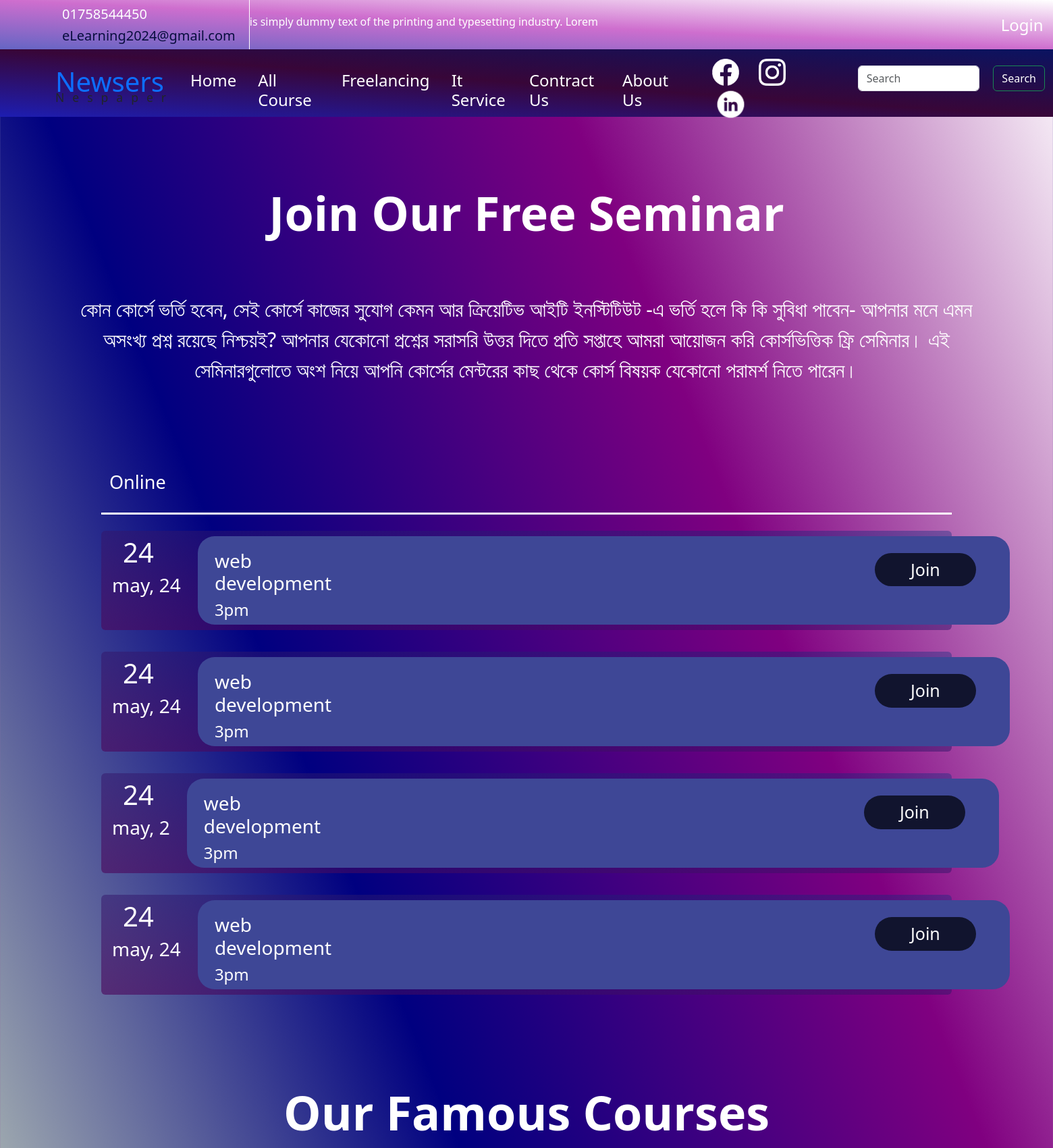
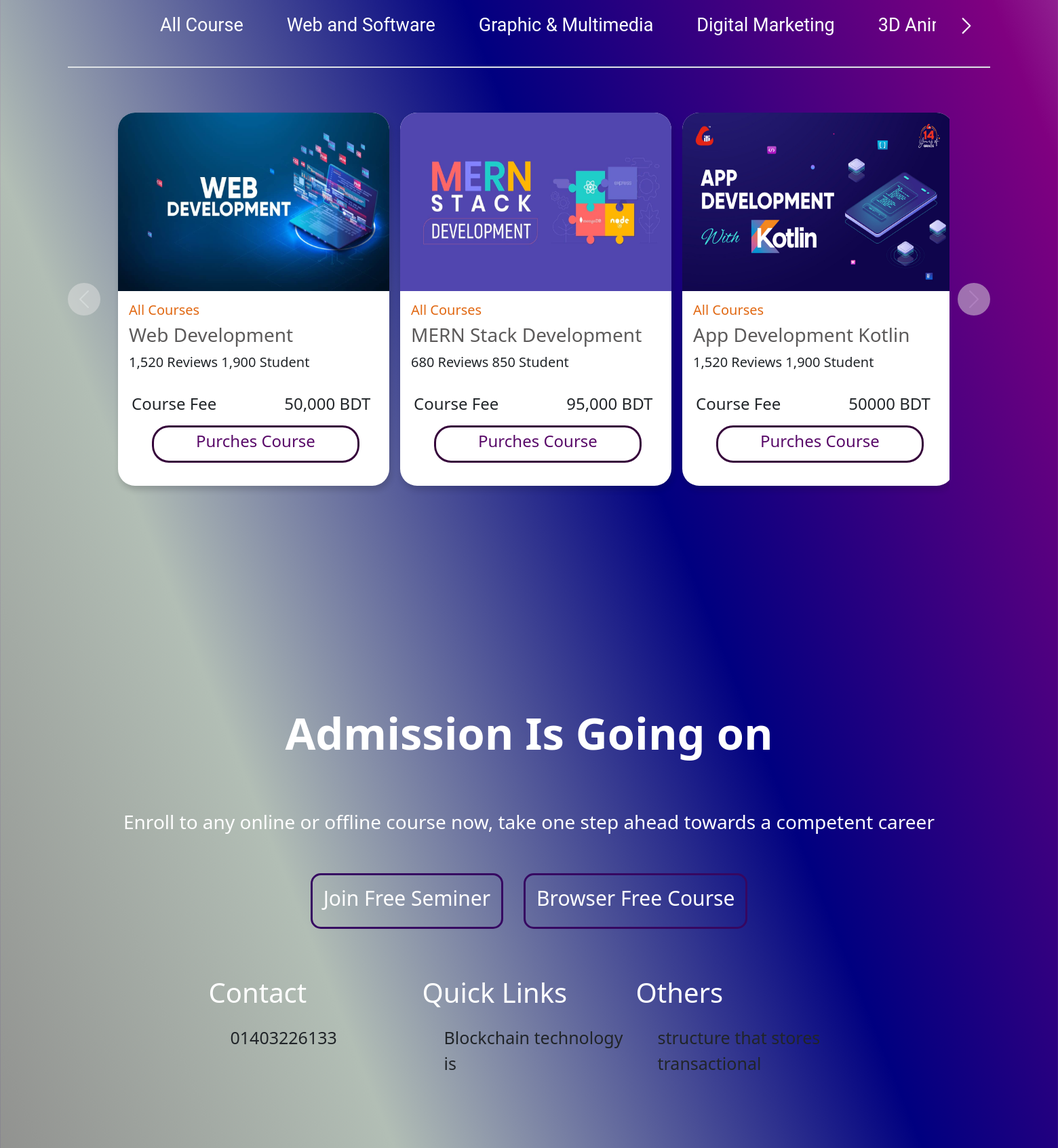
Screenshot of /Homepage/seminer_page/ (upper part) with the database file from the repository (2 pictures, top to bottom).
### HomePage/models.py (models this page shows, shortened)
class Navbar_text(models.Model):
    Text = models.TextField(blank=True, null= True)
    class Meta:
         verbose_name = 'Latest Navbar News Text'
         verbose_name_plural = 'Latest Navbar News Text'

class Seminer_Image_Text(models.Model):
    Seminer_image =models.ImageField(upload_to='HomePage/media/', blank=True, null=True, default= ' ')
    seminer_text  = models.TextField(blank=True, null=True, default=' ')
    class Meta:
         verbose_name = 'Set Home Page Seminer Image'
         verbose_name_plural = 'Set Home Page Seminer Image'

class Seminer_Time(models.Model):
    day = models.CharField( max_length=10, blank=True, null=True, default= ' ')
    month_Year = models.CharField(max_length=20, blank=True,null=True, default=' ')
    seminer_subject = models.CharField(max_length=150, blank=True, null=True, default=' ')
    seminer_time =models.CharField(max_length=100, blank=True, null=True, default=' ')
    class Meta:
         verbose_name = 'Set Online Seminer Time'
         verbose_name_plural = 'Set Online Seminer Time'

class Footer_other_detail_header(models.Model):
    Header_Name =models.CharField(max_length=100, blank=True, null=True)
    class Meta:
         verbose_name = 'Footer Other Detail Title'
         verbose_name_plural = 'Footer Other Detail Title'

class Header_li(models.Model):
    HeaderChoice=models.ForeignKey(Footer_other_detail_header, on_delete=models.CASCADE)
    List_Data = models.CharField(max_length=300, blank=True, null= True)
    class Meta:
         verbose_name = 'Footer Other Detail Title Data'
         verbose_name_plural = 'Footer Other Detail Title Data'

### Deshboard/models.py (models this page shows, shortened)
class All_Category_model(models.Model):
    Category_Name = models.CharField(max_length=150, blank=True, null=True, default=' ')
    slug = models.SlugField( max_length=150, unique= True, blank=True, null=True, default=' ')
    Category_Image = models.ImageField(upload_to='Deshboard/media/', blank=True, null=True, default=' ')
    class Meta:
         verbose_name = '4.1 All Category Name and Image'
         verbose_name_plural = '4.1 All Category Name and Image'

class All_Category_Card_Data(models.Model):
    Category_Name = models.ForeignKey(All_Category_model, on_delete=models.CASCADE, blank=True, null=True, default=' ', related_name='category_name')
    Image = models.ImageField(upload_to='Deshboard/media/', blank=True, null=True, default=' ')
    Course_name = models.CharField(max_length=100, blank=True, null=True, default=' ')
    student_review = models.CharField(max_length=200, blank=True, null=True, default=' ')
    Course_fees = models.CharField(max_length=100, blank=True, null=True, default=' ')
    class Meta:
         verbose_name = '4.2 All Category Card Data'
         verbose_name_plural = '4.2 All Category Card Data'

### HomePage/views.py (the view)
# urls.py: path('seminer_page/',views.Seminer_Page_views, name='seminer_page'),
def Seminer_Page_views(request, category_slug = None):
    seminer = Seminer_Time.objects.all()
    seminerText = Seminer_Image_Text.objects.last()
    if not seminerText:
        seminerText = None
    all_cagegory = All_Category_model.objects.all()
    card_data = All_Category_Card_Data.objects.all()
    if category_slug is not None:
        CategoryName = All_Category_model.objects.get(slug =category_slug )
        card_data = All_Category_Card_Data.objects.filter(Category_Name = CategoryName)
    all_cattogory_top_text = All_category_text.objects.last()
    return render(request, 'join_seminer.html', {
        'seminer': seminer,
        'seminerText': seminerText,
        'all_cagegory': all_cagegory,
        'card_data':card_data,
        'all_cattogory_top_text':all_cattogory_top_text,
    })

### HomePage/context_processors.py (called while the page is built)
def getBaseData(request):
    navbarText = Navbar_text.objects.all().last()
    Footer_other_header_name = Footer_other_detail_header.objects.all()
    CattegoryHeader = Footer_other_detail_header.objects.all()
    CattegoryHeaderData = {}
    for header in CattegoryHeader:
        CattegoryHeaderData[header] = Header_li.objects.filter(HeaderChoice = header )
    Pyament_image = Payment_Merchant.objects.all()
    footer_last = [Footer_Last_section.objects.last()]  # Wrap the object in a list
    return {'navbarText': navbarText,
            'Footer_other_header_name':Footer_other_header_name,
            'CattegoryHeaderData':CattegoryHeaderData,
            'Pyament_image': Pyament_image,
            'footer_last':footer_last,
            }

### HomePage/templates/join_seminer.html (shortened to what this page needs)
{% extends "base.html" %}
{% load static %}
{% block blockname %}
<div class="joinseminerfulldiv">
  <div class="text-center joinseminersecdiv">
      <h1 class="joinseminerheadername">Join Our Free Seminar</h1>
      <p class="joinseminerheaderptag">{{ seminerText.seminer_text }}</p>
  </div>
</div>
<div class="seminertimefulldiv">
    <div class="seminertimesecdiv">
        <div class=" d-flex p-2">
            <div class=" px-1 online" >
                <p>Online</p>
            </div>
        </div>
        <div>
            <div style="  border-bottom: 3px solid rgb(255, 255, 255);">
            </div>
        </div>
        <div>
         {% for i in seminer %}
          <ul class="list-group pb-2 pt-4  ">
          <li class="list-group-item seminerfulltutton" aria-current="true">
            <div class=" seminerdatediv">
              <h1 class="px-3"> {{i.day}} </h1>
              <span><h3> {{i.month_Year}} </h3></span>
            </div>
            <div class=" seminerudnderbodey">
              <div class=" pt-1 seminerudnderbodeysecdiv">
                <div class="pt-3 d-flex">
                  <div>
                    <h3 class=""> {{i.seminer_subject}} </h3>
                    <h4> {{i.seminer_time}} </h4>
                  </div>
                  <div  class="joinbutton">
                    <div class="joinbuttonsecdiv">
                      <a type="button" class="btn  joinbuttonsecbutton" >Join</a>
                    </div>
                  </div>
                </div>
              </div>
            </div>
          </li>
          </ul>
         {% endfor %}
        </div>
    </div>
</div>
<div class="allcourse">
  <div class="allcouresunder">
    <div class="text-center pt-4">
      <h1 class="fontsize">Our Famous Courses</h1>
  </div>
    <div class="d-flex gap-5 justify-content-center cattegoytype" style="display: block;">
      <div class="scrollable-tabs-container">
       <div class="scrollpayul  slider-services">
        <ul class="">
          <li>
            <a href="{% url 'seminer_page' %}" class=" acctive1"> All Course</a>
          </li>
          {% for cat in all_cagegory %}
          <li>
            <a href="{% url 'seminer_page_category' cat.slug %}" class=" acctive1"> {{cat.Category_Name}} </a>
          </li>
          {% endfor %}
        </ul>
       </div>
        <div class="right-arrow active">
          <svg xmlns="http://www.w3.org/2000/svg" fill="none" viewBox="0 0 24 24" stroke-width="1.5" stroke="currentColor" class="w-6 h-6">
            <path stroke-linecap="round" stroke-linejoin="round" d="M8.25 4.5l7.5 7.5-7.5 7.5"/>
          </svg>
        </div>
      </div>
    </div>
    <div class="border">
    </div>
    <div class="allcoursebanner">
      <div id="carouselExample" class="carousel">
        <div class="carousel-inner firstinner">
          {% for i in card_data %}
          <div class="carousel-item active carousel1">
            <div class="card allcatcard">
               <div>
                <img src="{{i.Image.url}}" alt="" class="images">
                <div class="card-body">
                  <h5 class="card-title AllCourses">All Courses</h5>
                  <a class="coursename" href="{% url 'CourseDetailsPage' i.id %}"><h3> {{i.Course_name}} </h3></a>
                  <p class="reviews"> {{i.student_review}} </p>
                </div>
                <div class="">
                  <div class="d-flex coursefeediv">
                    <h4>Course Fee</h4>
                    <div class="coursefee">
                      <h4> {{i.Course_fees}} BDT  </h4>
                    </div>
                  </div>
                  <div  class="buttondiv">
                    <a href="#" class="btn cardbuttonborder atag" >
                      <h4 class="margin">Purches Course</h4>
                    </a>
                  </div>
                </div>
               </div>
            </div>
        </div>
          {% endfor %}
        </div>
        <button class="carousel-control-prev controlprev" type="button" data-bs-target="#carouselExample" data-bs-slide="prev">
            <span class="carousel-control-prev-icon" aria-hidden="true"></span>
        </button>
        <button class="carousel-control-next controlnxt" type="button" data-bs-target="#carouselExample" data-bs-slide="next">
            <span class="carousel-control-next-icon" aria-hidden="true"></span>
        </button>
      </div>
    </div>
  </div>
</div>
{% endblock blockname %}

### templates/base.html (shortened to what this page needs)
{% load embed_video_tags %}
{% load static %}
<!DOCTYPE html>
<html lang="en">
<head>
    <link href="https://cdn.jsdelivr.net/gh/gitbrent/bootstrap4-toggle@3.6.1/css/bootstrap4-toggle.min.css" rel="stylesheet">
    <link href="https://cdn.jsdelivr.net/npm/bootstrap@5.3.3/dist/css/bootstrap.min.css" rel="stylesheet">
</head>
<body class="fullbody">
<div class="container-fluid sticky-top px-0 ">
  <div class="container-fluid topbar firstnavbar d-none d-lg-block">
    <div class=" px-0">
        <div class="topbar-top d-flex flex-lg-wrap">
            <div class="top-info d-flex">
                <div class="border-end numemail border-white">
                    <div>
                        <h5 class="text-white pt-1">01758544450</h5>
                    </div>
                    <div class="elearningemail">
                        <h5>eLearning2024@gmail.com</h5>
                    </div>
                </div>
                <div class="overflow-hidden" style="width: 1050px;">
                    <div id="note" class="lefttorighttext">
                     <p class="text-white scrolling-text"> {{navbarText.Text}} </p>
                    </div>
                </div>
                <div class="d-flex logoutdiv">
                    <div class="gap-5">
                        <a href="" class="btn logout"><h4>Login</h4></a>
                    </div>
                </div>
            </div>
        </div>
    </div>
</div>
  <div class="container-fluid secondnavbar">
    <div class=" px-0" >
      <nav class="navbar navbar-expand-xl">
          <a href="{% url 'homepage' %}" class="navbar-brand  navlogoa">
              <p class="text-primary display-6 mb-2" style="line-height: 0;">Newsers</p>
              <small class="text-body fw-normal" style="letter-spacing: 12px;">Nespaper</small>
          </a>
          <div class="collapse navbar-collapse py-3" id="navbarCollapse">
            <div class="navbar-nav  gap-3" >
                <a href="{% url 'homepage' %}" class="nav-item nav-link active"><H4 class="nabtextcolor">Home</H4></a>
                <a href="" class="nav-item nav-link nabtextcolor"><H4>All Course</H4></a>
                <a href="" class="nav-item nav-link nabtextcolor"><h4>Freelancing</h4></a>
                <a href="" class="nav-item nav-link nabtextcolor"><h4>It Service</h4></a>
                <a href="" class="nav-item nav-link nabtextcolor"><h4>Contract Us</h4></a>
                <a href="" class="nav-item nav-link nabtextcolor"><h4>About Us</h4></a>
                <div class="socialicondiv d-flex">
                 <div>
                  <img src="{% static 'socialmedia/facebook1.png' %}" class="socialicon" alt="">
                  <img src="{% static 'socialmedia/instagram.png' %}" class="socialicon" alt="">
                  <img src="{% static 'socialmedia/linkdin.png' %}" class="linkdin" alt="">
                 </div>
                  <div class="searchopt">
                    <form class="form-inline d-flex">
                      <input class="form-control mr-sm-2" type="search" placeholder="Search" aria-label="Search">
                      <button class="btn btn-outline-success searchbtn my-2 my-sm-0 px" type="submit">Search</button>
                    </form>
                  </div>
                </div>
            </div>
          </div>
      </nav>
    </div>
  </div>
</div>
      {% block blockname %}
      {% endblock blockname %}
<div class="Footerfirstdiv">
  <div>
    <div style="text-align: center;">
      <p class="Footerdivp" >Admission Is Going on</p>
      <h3 class="Footerdivh3">
        Enroll to any online or offline course now, take one step ahead towards a competent career
      </h3>
    </div>
    <div class=" d-flex align-content-center justify-content-center footerbutton">
     <div  class="footerbutton1" >
      <a type="button" class="btn  footerbutton12 p-3"><h4 class="footerbuttontext">Join Free Seminer</h4></a>
     </div>
     <div class="footerbutton2">
      <a type="button" class="btn footerbutton12 p-3" ><h4 class="footerbuttontext">Browser Free Course</h4></a>
     </div>
    </div>
    <div class="align-content-center justify-content-center footertextall">
      <div class="d-flex align-content-center justify-content-center footertextseconddiv">
          {% for header in Footer_other_header_name %}
          <div class="col-3">
              <h1 class="footerseconddivh1">{{ header.Header_Name }}</h1>
              <ul class="footerseconddivul">
                  {% for item in header.header_li_set.all %}
                  <li class="pt-3">{{ item.List_Data }}</li>
                  {% endfor %}
              </ul>
          </div>
          {% endfor %}
      </div>
  </div>
  </div>
</div>
<div class="paymentfirstdiv">
  <div class=" paymentsecdiv text-center">
  </div>
</div>
</body>
</html>

### templates/base.html (style rules this page uses)
.fullbody { background: linear-gradient(to left bottom, white, purple, rgb(0,0,128),rgb(178, 190, 181),rgb(134, 131, 131) ); }
.secondnavbar { background: linear-gradient(to left bottom, rgb(10, 19, 97), rgb(56, 6, 56), rgb(29, 29, 177) ); height: 100px; }
#navbarCollapse { background:#00000000; }
.firstnavbar { background: linear-gradient(to left bottom, white, rgb(206, 110, 206), rgb(101, 101, 196) ); }
.nabtextcolor { color: white; }
.logout { text-decoration: none; color: rgb(28, 7, 48); padding-top: 22px; }
.lefttorighttext { padding-top: 20px; }
.elearningemail { color: rgb(9, 14, 63); }
.logoutdiv { padding-left: 50px; padding-right: 50px; }
.border-white { padding-right:20px; padding-top:5px }
.socialicon { height: 40px; width: 40px; margin-left: 25px; cursor: pointer; }
.socialicondiv { margin-top: -10px; }
.linkdin { height: 55px; width: 55px; margin-left: 25px; cursor: pointer; }
.numemail { padding-left: 80px; }
.btn { color: white; }
.scrolling-text { white-space: nowrap; overflow: hidden; }
.navlogoa { padding-left: 70px; }
.searchopt { padding-left: 70px; padding-top: 10px; }
.searchbtn { margin-left: 20px; }
.Footerfirstdiv { background: transperent; padding-top:150px }
.Footerdivp { font-size: 65px; font-weight: 700; color: white; }
.Footerdivh3 { padding-top:50px; color: white; }
.footerbutton { padding-top: 50px; }
.footerbutton1 { padding-right: 15px; }
.footerbutton12 { border: 3px solid rgb(54, 7, 97); border-radius: 15px; }
.footerbuttontext { font-size: 30px; }
.footerbutton2 { padding-left: 15px; }
.footertextall { padding-top: 70px; }
.footertextseconddiv { padding-left:150px; padding-right:150px; }
.footerseconddivh1 { color: white; }
.footerseconddivul { font-size: 25px; list-style-type: none; }
.paymentsecdiv { padding-top: 100px; }
.paymentfirstdiv { padding-left: 100px; padding-right: 100px; }

### rows the page displays
Navbar_text: Text "is simply dummy text of the printing and typesetting industry. Lorem"
Seminer_Image_Text: seminer_text "কোন কোর্সে ভর্তি হবেন, সেই কোর্সে কাজের সুযোগ কেমন আর ক্রিয়েটিভ আইটি ইনস্টিটিউট -এ ভর্তি হলে কি কি সুবিধা পাবেন- আপনার মনে এমন অসংখ্য প্রশ্ন রয়েছে নিশ্চয়ই? আপনার যেকোনো প্রশ্নের সরাসরি উত্তর দিতে প্রতি সপ্তাহে আমরা আয়োজন করি কোর্সভিত্তিক ফ্রি সেমিনার। এই সেমিনারগুলোতে অংশ নিয়ে আপনি কোর্সের মেন্টরের কাছ থেকে কোর্স বিষয়ক যেকোনো পরামর্শ নিতে পারেন।"
Seminer_Time: day "24", month_Year "may, 24", seminer_subject "web development", seminer_time "3pm"
Seminer_Time: day "24", month_Year "may, 24", seminer_subject "web development", seminer_time "3pm"
Seminer_Time: day "24", month_Year "may, 2", seminer_subject "web development", seminer_time "3pm"
Seminer_Time: day "24", month_Year "may, 24", seminer_subject "web development", seminer_time "3pm"
All_Category_model: Category_Name "Web and Software"
All_Category_model: Category_Name "Graphic & Multimedia"
All_Category_model: Category_Name "Digital Marketing"
All_Category_model: Category_Name "3D…"
All_Category_Card_Data: Image (picture), Course_name "Web Development", student_review "1,520 Reviews 1,900 Student", Course_fees "50,000"
All_Category_Card_Data: Image (picture), Course_name "MERN Stack Development", student_review "680 Reviews 850 Student", Course_fees "95,000"
All_Category_Card_Data: Image (picture), Course_name "App Development Kotlin", student_review "1,520 Reviews 1,900 Student", Course_fees "50000"
Footer_other_detail_header: Header_Name "Contact"
Header_li: List_Data "01403226133"
Footer_other_detail_header: Header_Name "Quick Links"
Header_li: List_Data "Blockchain technology is"
Footer_other_detail_header: Header_Name "Others"
Header_li: List_Data "structure that stores transactional"
